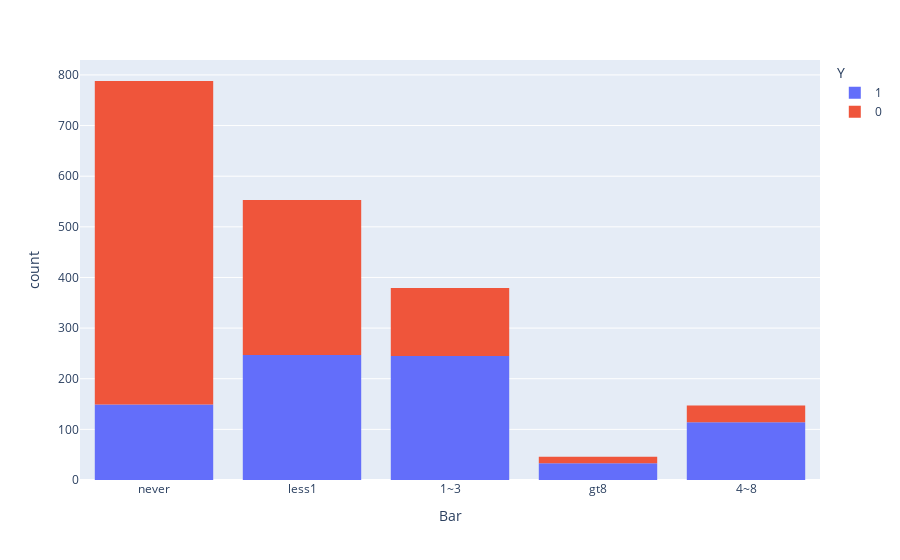

Notebook code for this chart:
### Markdown cell above
3. Compare the acceptance rate between those who went to a bar 3 or fewer times a month to those who went more.

### Code cell
print(df_bar["Bar"].unique())
fig = px.histogram(df_bar, "Bar", color="Y")
fig.show()

bar_values = ['never','less1','1~3'] #go to bars less than or equal to 3 time

accept_count_barCoupon_lte3 = df_bar.query("Bar in @bar_values")["Y"].sum()
print(accept_count_barCoupon_lte3)
accept_rate_barCoupon_lte3 = accept_count_barCoupon_lte3 / len(df_bar["Y"])
print(accept_rate_barCoupon_lte3)
new_row = pd.Series({'observations': "barCoupon_lte3", 'acceptance_rate': accept_rate_barCoupon_lte3})
result_df = pd.concat([result_df, new_row.to_frame().T ], ignore_index=True)

accept_count_barCoupon_gt3 = df_bar.query("Bar not in @bar_values")["Y"].sum()
print(accept_count_barCoupon_gt3)
accept_rate_barCoupon_gt3 = accept_count_barCoupon_gt3 / len(df_bar["Y"])
print(accept_rate_barCoupon_gt3)
new_row = pd.Series({'observations': "barCoupon_gt3", 'acceptance_rate': accept_rate_barCoupon_gt3})
result_df = pd.concat([result_df, new_row.to_frame().T ], ignore_index=True)
result_df.head(5)

### Figure 1 — Plotly figure (JSON) as saved in the notebook; plotly's stock layout.template omitted (floating-point values rounded to 4 significant figures; data arrays with more than 128 entries replaced by an {"elided": "..."} marker saying what was removed)
{"data": [{"alignmentgroup": "True", "bingroup": "x", "hovertemplate": "Y=1<br>Bar=%{x}<br>count=%{y}<extra></extra>", "legendgroup": "1", "marker": {"color": "#636efa", "pattern": {"shape": ""}}, "name": "1", "offsetgroup": "1", "orientation": "v", "showlegend": true, "type": "histogram", "x": {"elided": "788 str values"}, "xaxis": "x", "yaxis": "y"}, {"alignmentgroup": "True", "bingroup": "x", "hovertemplate": "Y=0<br>Bar=%{x}<br>count=%{y}<extra></extra>", "legendgroup": "0", "marker": {"color": "#EF553B", "pattern": {"shape": ""}}, "name": "0", "offsetgroup": "0", "orientation": "v", "showlegend": true, "type": "histogram", "x": {"elided": "1125 str values"}, "xaxis": "x", "yaxis": "y"}], "layout": {"barmode": "relative", "legend": {"title": {"text": "Y"}, "tracegroupgap": 0}, "margin": {"t": 60}, "xaxis": {"anchor": "y", "domain": [0, 1], "title": {"text": "Bar"}}, "yaxis": {"anchor": "x", "domain": [0, 1], "title": {"text": "count"}}}}
